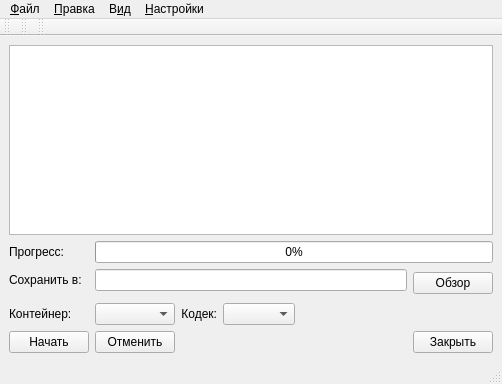
<?xml version="1.0" encoding="UTF-8"?>
<ui version="4.0">
 <class>TransCoder</class>
 <widget class="QMainWindow" name="TransCoder">
  <property name="geometry">
   <rect>
    <x>0</x>
    <y>0</y>
    <width>502</width>
    <height>384</height>
   </rect>
  </property>
  <property name="windowTitle">
   <string>Конвертор/Разделитель</string>
  </property>
  <property name="windowIcon">
   <iconset resource="../ressources.qrc">
    <normaloff>:/images/convertor.png</normaloff>:/images/convertor.png</iconset>
  </property>
  <widget class="QWidget" name="centralwidget">
   <layout class="QGridLayout" name="gridLayout">
    <item row="0" column="0" colspan="9">
     <widget class="QTreeWidget" name="treeWidget">
      <property name="sizePolicy">
       <sizepolicy hsizetype="Expanding" vsizetype="Expanding">
        <horstretch>0</horstretch>
        <verstretch>0</verstretch>
       </sizepolicy>
      </property>
      <property name="focusPolicy">
       <enum>Qt::NoFocus</enum>
      </property>
      <property name="locale">
       <locale language="Russian" country="RussianFederation"/>
      </property>
      <property name="horizontalScrollBarPolicy">
       <enum>Qt::ScrollBarAsNeeded</enum>
      </property>
      <property name="autoScroll">
       <bool>true</bool>
      </property>
      <property name="editTriggers">
       <set>QAbstractItemView::NoEditTriggers</set>
      </property>
      <property name="selectionMode">
       <enum>QAbstractItemView::ExtendedSelection</enum>
      </property>
      <property name="rootIsDecorated">
       <bool>false</bool>
      </property>
      <property name="columnCount">
       <number>2</number>
      </property>
      <attribute name="headerVisible">
       <bool>false</bool>
      </attribute>
      <attribute name="headerMinimumSectionSize">
       <number>21</number>
      </attribute>
      <attribute name="headerShowSortIndicator" stdset="0">
       <bool>false</bool>
      </attribute>
      <attribute name="headerStretchLastSection">
       <bool>true</bool>
      </attribute>
      <column>
       <property name="text">
        <string notr="true">1</string>
       </property>
      </column>
      <column>
       <property name="text">
        <string notr="true">2</string>
       </property>
      </column>
     </widget>
    </item>
    <item row="1" column="0">
     <widget class="QLabel" name="label">
      <property name="text">
       <string>Прогресс:</string>
      </property>
     </widget>
    </item>
    <item row="1" column="1" colspan="8">
     <widget class="QProgressBar" name="progressBar">
      <property name="maximum">
       <number>100</number>
      </property>
      <property name="value">
       <number>0</number>
      </property>
     </widget>
    </item>
    <item row="2" column="0">
     <widget class="QLabel" name="label_2">
      <property name="text">
       <string>Сохранить в:</string>
      </property>
     </widget>
    </item>
    <item row="2" column="1" colspan="7">
     <widget class="QLineEdit" name="lineEdit"/>
    </item>
    <item row="2" column="8" rowspan="2">
     <widget class="QPushButton" name="selectDirButton">
      <property name="sizePolicy">
       <sizepolicy hsizetype="Fixed" vsizetype="Fixed">
        <horstretch>0</horstretch>
        <verstretch>0</verstretch>
       </sizepolicy>
      </property>
      <property name="text">
       <string>Обзор</string>
      </property>
     </widget>
    </item>
    <item row="4" column="4" colspan="5">
     <spacer name="horizontalSpacer_2">
      <property name="orientation">
       <enum>Qt::Horizontal</enum>
      </property>
      <property name="sizeHint" stdset="0">
       <size>
        <width>40</width>
        <height>20</height>
       </size>
      </property>
     </spacer>
    </item>
    <item row="5" column="0">
     <widget class="QPushButton" name="startButton">
      <property name="text">
       <string>Начать</string>
      </property>
     </widget>
    </item>
    <item row="5" column="1">
     <widget class="QPushButton" name="stopButton">
      <property name="text">
       <string>Отменить</string>
      </property>
     </widget>
    </item>
    <item row="5" column="2" colspan="6">
     <spacer name="horizontalSpacer">
      <property name="orientation">
       <enum>Qt::Horizontal</enum>
      </property>
      <property name="sizeType">
       <enum>QSizePolicy::Expanding</enum>
      </property>
      <property name="sizeHint" stdset="0">
       <size>
        <width>211</width>
        <height>21</height>
       </size>
      </property>
     </spacer>
    </item>
    <item row="5" column="8">
     <widget class="QPushButton" name="pushButton_5">
      <property name="sizePolicy">
       <sizepolicy hsizetype="Fixed" vsizetype="Fixed">
        <horstretch>0</horstretch>
        <verstretch>0</verstretch>
       </sizepolicy>
      </property>
      <property name="text">
       <string>Закрыть</string>
      </property>
     </widget>
    </item>
    <item row="4" column="0">
     <widget class="QLabel" name="label_3">
      <property name="text">
       <string>Контейнер:</string>
      </property>
     </widget>
    </item>
    <item row="4" column="1">
     <widget class="QComboBox" name="containerBox"/>
    </item>
    <item row="4" column="2">
     <widget class="QLabel" name="label_4">
      <property name="text">
       <string>Кодек:</string>
      </property>
      <property name="alignment">
       <set>Qt::AlignRight|Qt::AlignTrailing|Qt::AlignVCenter</set>
      </property>
     </widget>
    </item>
    <item row="4" column="3">
     <widget class="QComboBox" name="codecBox"/>
    </item>
   </layout>
  </widget>
  <widget class="QMenuBar" name="menubar">
   <property name="geometry">
    <rect>
     <x>0</x>
     <y>0</y>
     <width>502</width>
     <height>23</height>
    </rect>
   </property>
   <widget class="QMenu" name="fileMenu">
    <property name="title">
     <string>&amp;Файл</string>
    </property>
    <addaction name="closeAction"/>
    <addaction name="quitAction"/>
   </widget>
   <widget class="QMenu" name="editMenu">
    <property name="title">
     <string>&amp;Правка</string>
    </property>
    <addaction name="selectAllAction"/>
   </widget>
   <widget class="QMenu" name="viewMenu_2">
    <property name="title">
     <string>В&amp;ид</string>
    </property>
   </widget>
   <widget class="QMenu" name="toolMenu">
    <property name="title">
     <string>&amp;Настройки</string>
    </property>
    <addaction name="prefAction"/>
   </widget>
   <addaction name="fileMenu"/>
   <addaction name="editMenu"/>
   <addaction name="viewMenu_2"/>
   <addaction name="toolMenu"/>
  </widget>
  <widget class="QStatusBar" name="statusbar"/>
  <widget class="QToolBar" name="toolBar">
   <property name="windowTitle">
    <string>toolBar</string>
   </property>
   <attribute name="toolBarArea">
    <enum>TopToolBarArea</enum>
   </attribute>
   <attribute name="toolBarBreak">
    <bool>false</bool>
   </attribute>
  </widget>
  <widget class="QToolBar" name="toolBar_2">
   <property name="windowTitle">
    <string>toolBar_2</string>
   </property>
   <attribute name="toolBarArea">
    <enum>TopToolBarArea</enum>
   </attribute>
   <attribute name="toolBarBreak">
    <bool>false</bool>
   </attribute>
  </widget>
  <widget class="QToolBar" name="toolBar_3">
   <property name="windowTitle">
    <string>toolBar_3</string>
   </property>
   <attribute name="toolBarArea">
    <enum>TopToolBarArea</enum>
   </attribute>
   <attribute name="toolBarBreak">
    <bool>false</bool>
   </attribute>
  </widget>
  <action name="quitAction">
   <property name="icon">
    <iconset resource="../ressources.qrc">
     <normaloff>:/images/application-exit.png</normaloff>:/images/application-exit.png</iconset>
   </property>
   <property name="text">
    <string>Выход</string>
   </property>
  </action>
  <action name="closeAction">
   <property name="text">
    <string>Закрыть</string>
   </property>
  </action>
  <action name="selectAllAction">
   <property name="icon">
    <iconset resource="../ressources.qrc">
     <normaloff>:/images/format-indent-more.png</normaloff>:/images/format-indent-more.png</iconset>
   </property>
   <property name="text">
    <string>Выделить всё</string>
   </property>
  </action>
  <action name="prefAction">
   <property name="icon">
    <iconset resource="../ressources.qrc">
     <normaloff>:/images/preferences.png</normaloff>:/images/preferences.png</iconset>
   </property>
   <property name="text">
    <string>Настроить транскодер</string>
   </property>
  </action>
 </widget>
 <resources>
  <include location="../ressources.qrc"/>
 </resources>
 <connections>
  <connection>
   <sender>pushButton_5</sender>
   <signal>clicked()</signal>
   <receiver>TransCoder</receiver>
   <slot>close()</slot>
   <hints>
    <hint type="sourcelabel">
     <x>564</x>
     <y>358</y>
    </hint>
    <hint type="destinationlabel">
     <x>400</x>
     <y>353</y>
    </hint>
   </hints>
  </connection>
 </connections>
</ui>
